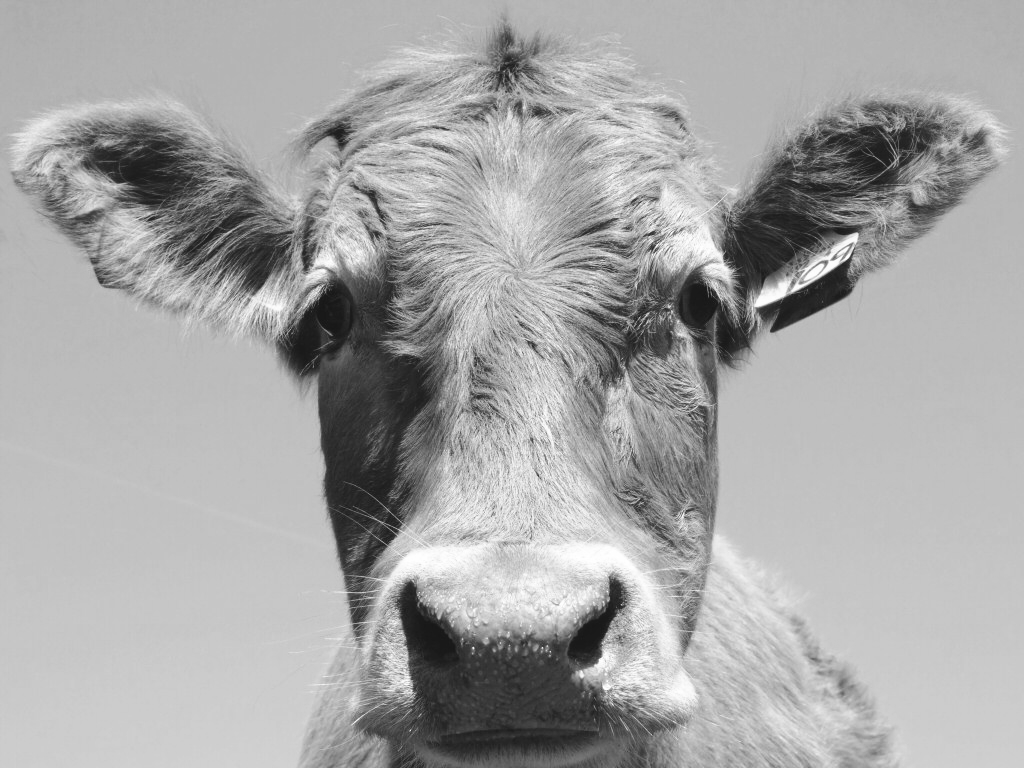
#> input picture convolution_in_frequency_domain/cow.png, 1024 x 768 px
$ python konvolution_in_frequency_domain.py
#> lines starting #> are read from the running program, lines starting #| are printed output that depends on the picture; long printed decimals are rounded
from imageio import imread, imsave
import matplotlib.pyplot as plt
import numpy as np
import time
from scipy import signal


def _mean_filter(n):
    """
    Produces a kernel for average- or mean filtering.

    :param n: int
        Size of kernel.
    :return:
        n-sized average filter
    """
    return np.full((n, n), 1) / n


def mean_convolution(image, n):
    """
    Performs a mean-filtering using convolution

    :param image:
        Image to be filtered
    :param n:
        Size of mean-kernel
    :return:
        Filtered image
    """
    kernel = _mean_filter(n)
    return signal.convolve2d(image, kernel)


def mean_frequency_domain(image, n):
    """
    Performs a mean-filtering using frequency domain

    :param image:
        Image to be filtered
    :param n:
        Size of mean-kernel
    :return:
        Filtered image
    """
    kernel = _mean_filter(n)

    x1 = x2 = (image.shape[0] - n) // 2
    y1 = y2 = (image.shape[1] - n) // 2

    if n % 2 == 0:
        if (image.shape[0]) % 2 == 1:
            x2 = x2 + 1

        if (image.shape[1]) % 2 == 1:
            y2 = y2 + 1

    if (n % 2) == 1:
        if (image.shape[0]) % 2 == 0:
            x2 = x2 + 1

        if (image.shape[1]) % 2 == 0:
            y2 = y2 + 1

    # Fourier transform
    fourier = np.fft.fft2(image)

    # Fourier transform for filter
    f_filter = np.fft.fft2(kernel, image.shape)

    # Multiply the filter with the image
    fourier = f_filter * fourier

    # Reverse fourier
    fourier = np.fft.ifft2(fourier)

    fourier = np.real(fourier)
    return fourier


def time_convolve(image, filter_sizes):
    """
    Performs timed mean-filtering using convolution
    :param image:
        Image to be filtered
    :param filter_sizes: int
        Kernel sizes
    :return: list
        Time
    """
    start = time.time()
    times = []
    for filter_sizes in filter_sizes:
        start = time.time()
        mean_convolution(image, filter_sizes)
        times.append((time.time() - start))

    return times


def time_freq(image, filter_sizes):
    """
    Performs timed mean-filtering using frequency domain
    :param image:
        Image to be filtered
    :param filter_sizes: int
        Kernel sizes
    :return: list
        Time
    """
    start = time.time()
    times = []
    for filter_sizes in filter_sizes:
        start = time.time()
        mean_frequency_domain(image, filter_sizes)
        times.append((time.time() - start))

    return times


if __name__ == "__main__":
    img = imread('cow.png', as_gray=True)
#> img is the input picture: shape (768, 1024) float32; min 23, max 255, mean 166.6

    mc = mean_convolution(img, 15)
#> in mean_convolution, `return signal.convolve2d(image, kernel)`:
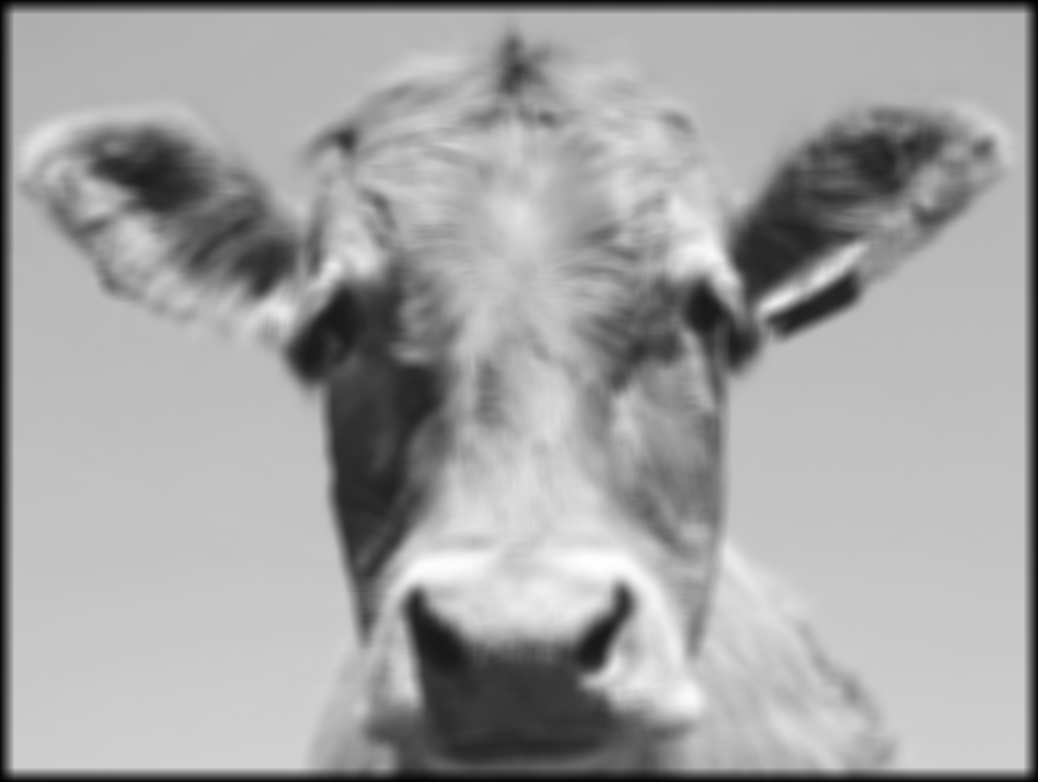
#> returned value: shape (782, 1038) float64; min 11.47, max 3790.2, mean 2421.8; drawn with min black and max white
    mf = mean_frequency_domain(img, 15)
#> in mean_frequency_domain, `fourier = np.real(fourier)`:
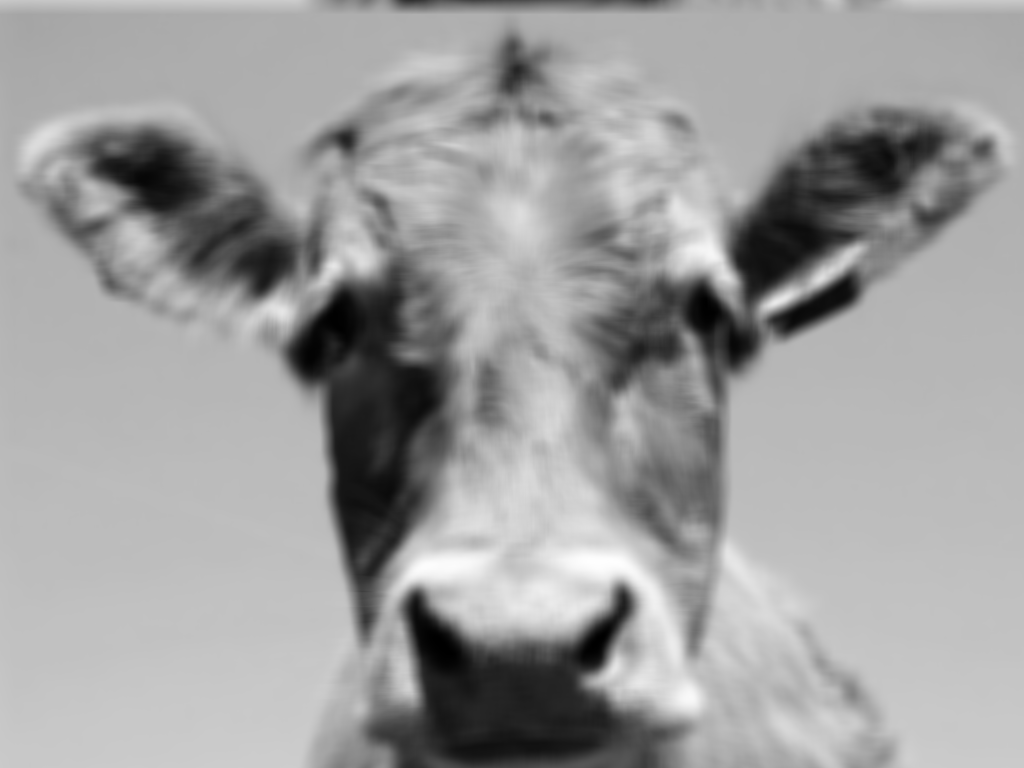
#> fourier: shape (768, 1024) float64; min 378.1, max 3790.2, mean 2499.6; drawn with min black and max white

    plot, (plot_img, plot_conv, plot_fouri) = plt.subplots(1, 3)

    plot_conv.imshow(mc, cmap='gray')
    plot_conv.set_axis_off()
    plot_conv.set_title('Romlig')

    plot_img.imshow(img, cmap='gray')
    plot_img.set_axis_off()
    plot_img.set_title('Orginal')

    plot_fouri.imshow(mf, cmap='gray')
    plot_fouri.set_axis_off()
    plot_fouri.set_title('Fourier')

    plt.savefig("1_1.png", dpi=300)
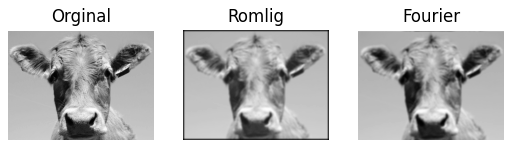
#> figure drawn by matplotlib, 3 panels
    plt.show()
    plt.close()

    kernels_sizes = (3, 5, 6, 9, 15, 19, 25, 30)

    conv2d = time_convolve(img, kernels_sizes)
#> after the loop in time_convolve, `for filter_sizes in filter_sizes:`: times = [0.0185, 0.0357, 0.0477, 0.0953, 0.243, 0.373, 1.1, 1.4]
#> conv2d has the same summary as times in time_convolve
    freq_d = time_freq(img, kernels_sizes)
#> the loop in time_freq, `for filter_sizes in filter_sizes:` made 8 passes
#> pass 1, in mean_frequency_domain (call 2), `fourier = np.real(fourier)`:
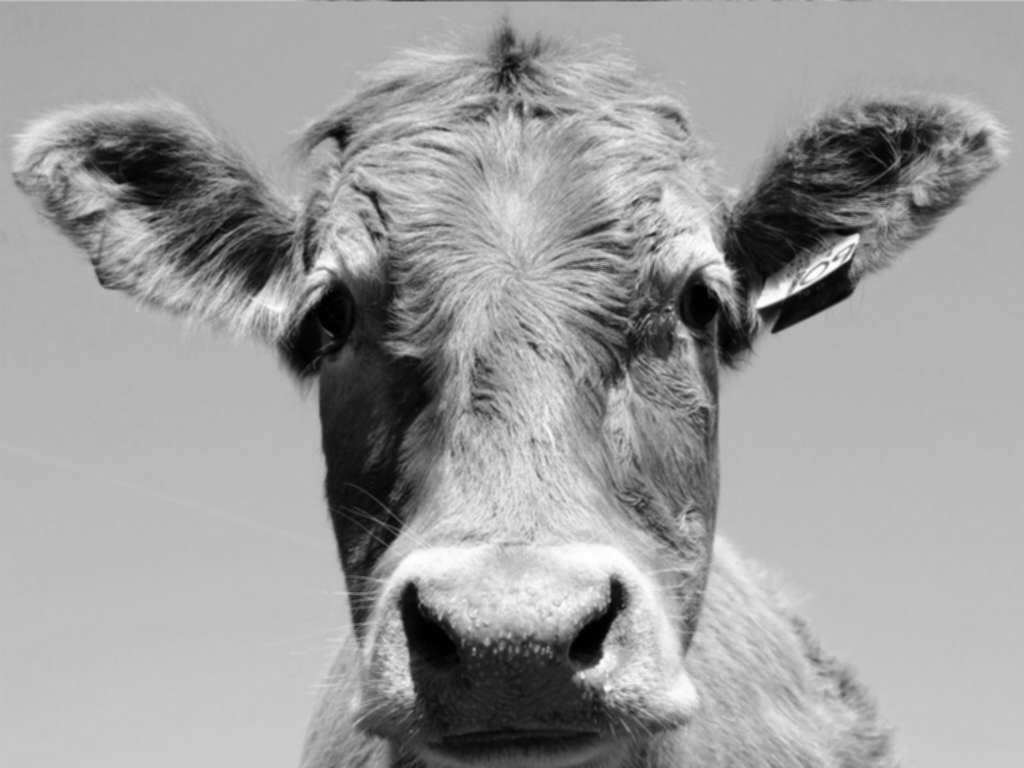
#> fourier: shape (768, 1024) float64; min 72, max 763.7, mean 499.9; drawn with min black and max white
#> pass 3, in mean_frequency_domain (call 4), `fourier = np.real(fourier)`:
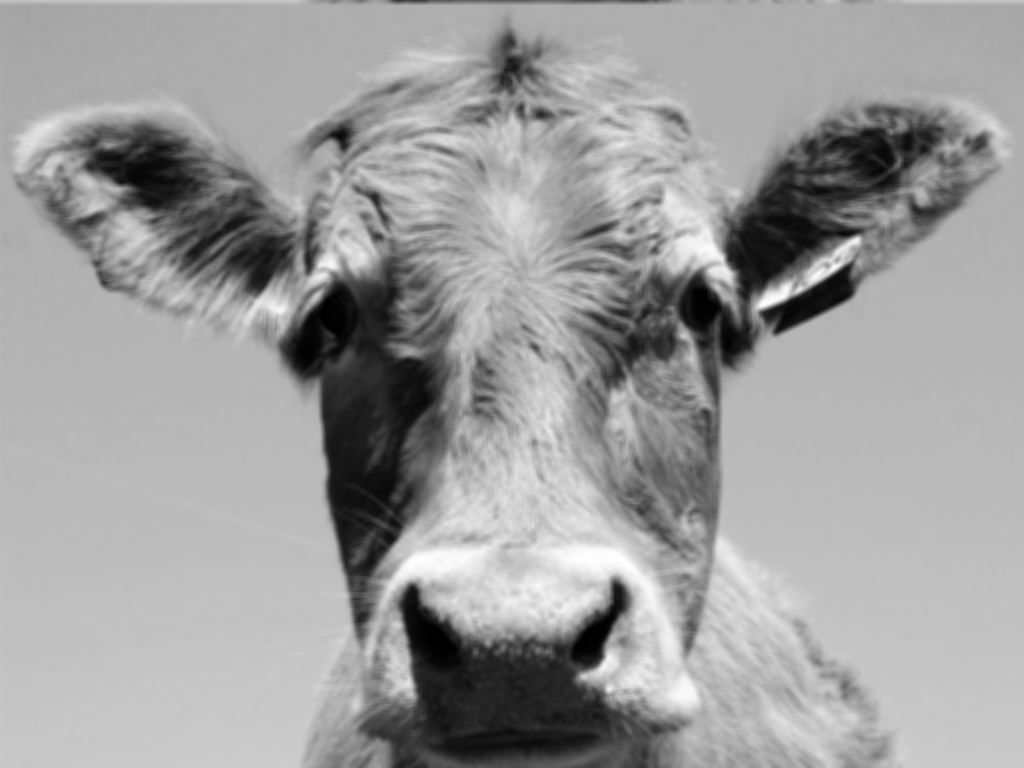
#> fourier: shape (768, 1024) float64; min 146.7, max 1524.3, mean 999.9; drawn with min black and max white
#> after the loop in time_freq, `for filter_sizes in filter_sizes:`: times = [0.139, 0.103, 0.115, 0.0669, 0.0697, 0.0685, 0.0721, 0.0682]
#> freq_d has the same summary as times in time_freq

    print("Convolve: ")
    print(conv2d)
#| [0.01853, 0.03572, 0.04772, 0.09528, 0.2427, 0.3731, 1.101, 1.401]

    plt.plot(kernels_sizes, conv2d, color='blue', label='Convolve')
    plt.plot(kernels_sizes, freq_d, color='red', label='Freq Domain')
    plt.xlabel('Size of mean filter')
    plt.ylabel('Time (s)')
    plt.legend()

    plt.savefig("1_2.png")
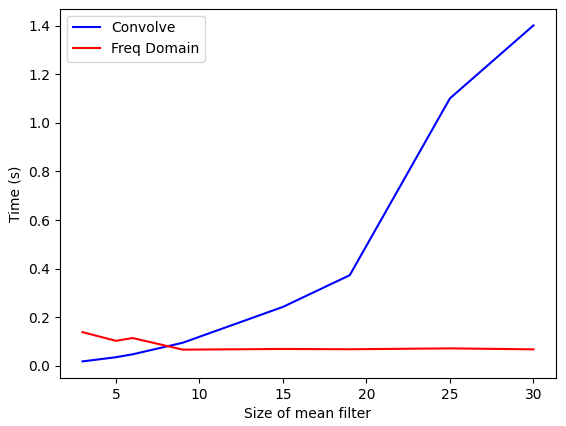
#> figure drawn by matplotlib, 1 panel
    plt.show()
    plt.close()
